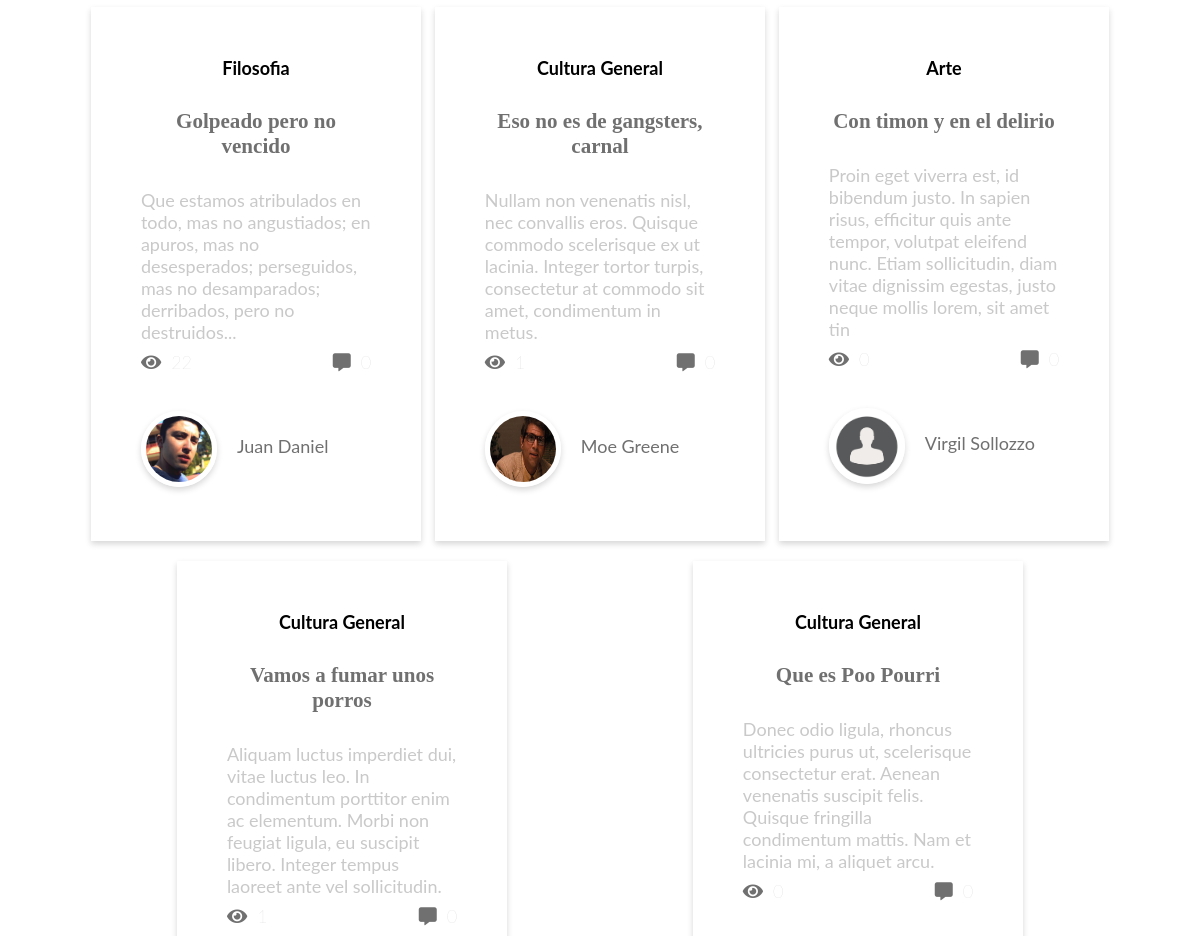
Before: /inicio.php (middle part) with the older database file.
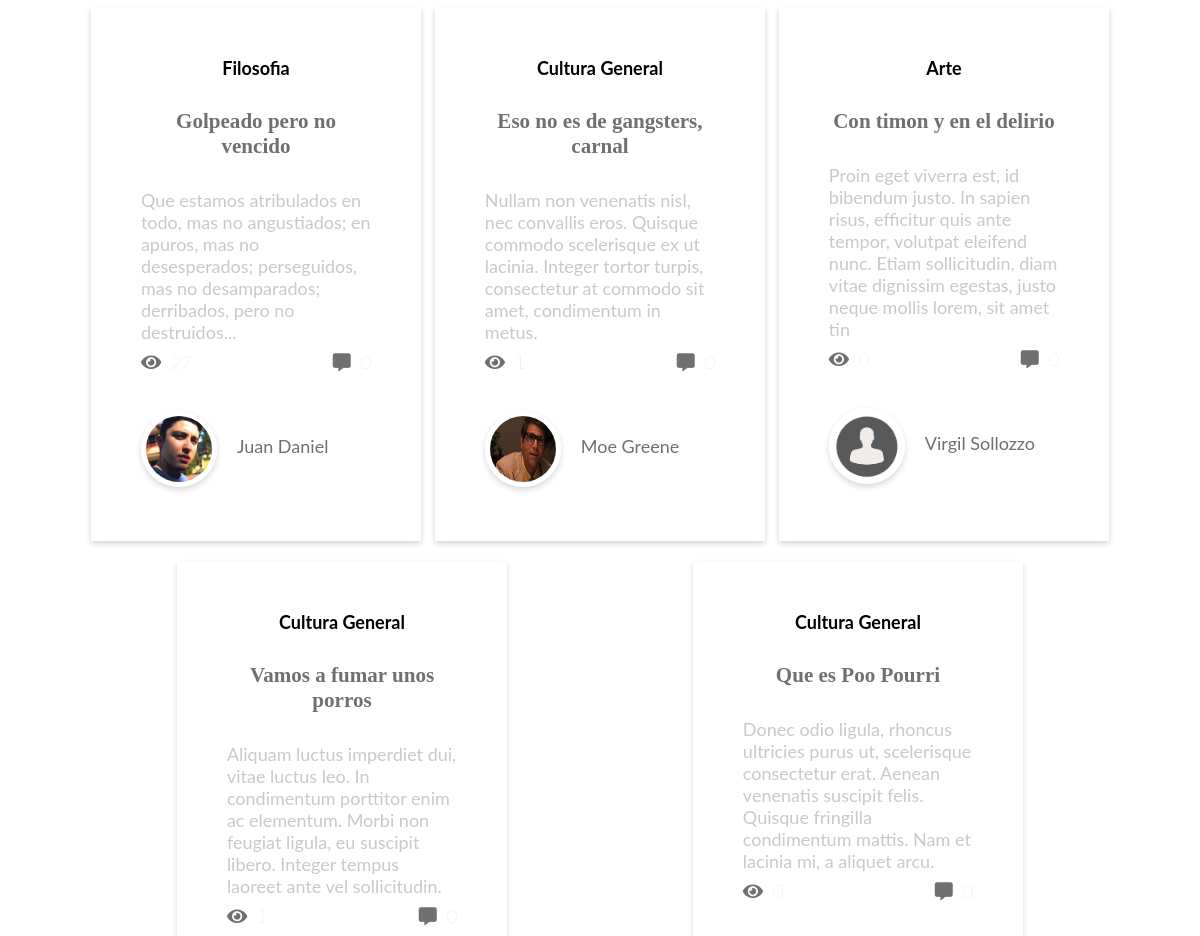
After: the same page with the newer database file.
### tables this page shows
CREATE TABLE `articulos` (
  `id_articulo` bigint(20) UNSIGNED NOT NULL,
  `fk_id_usuario` bigint(20) UNSIGNED NOT NULL,
  `titulo` varchar(191) NOT NULL,
  `extracto` varchar(200) NOT NULL,
  `fecha` timestamp NOT NULL DEFAULT CURRENT_TIMESTAMP,
  `contenido` longtext NOT NULL,
  `foto_portada` varchar(200) DEFAULT NULL,
  `fk_id_categoria` bigint(20) UNSIGNED NOT NULL,
  `visitas` bigint(20) NOT NULL DEFAULT '0',
  `comentarios` bigint(20) NOT NULL DEFAULT '0'
);

CREATE TABLE `categorias` (
  `id_categoria` bigint(20) UNSIGNED NOT NULL,
  `nombre_categoria` varchar(191) NOT NULL
);

CREATE TABLE `usuarios` (
  `id_usuario` bigint(20) UNSIGNED NOT NULL,
  `nombre_usuario` varchar(16) NOT NULL,
  `correo` varchar(76) NOT NULL,
  `verificado` enum('0','1') NOT NULL DEFAULT '0',
  `contrasena` varchar(500) NOT NULL,
  `tipo_usuario` enum('admin','autor') NOT NULL DEFAULT 'autor',
  `foto_perfil` varchar(200) NOT NULL DEFAULT 'default.png',
  `genero` enum('mujer','hombre','no definido') NOT NULL DEFAULT 'no definido',
  `info_usuario` text
);

### inicio.php (called while the page is built, shortened)
<?php
require 'private/config.php';
require 'php/functions.php';
$con = connection($db_config);
$posts = obtenerPost($blog_config['posts_per_page'], $con);
require 'views/inicio.view.php';
?>

### private/config.php (called while the page is built, shortened)
<?php
$blog_config = array(
    'posts_per_page' => '6',
    'images' => 'img/'
);
?>

### php/functions.php (called while the page is built, shortened)
<?php
function actual() {
    return isset($_GET['p']) ? (int)$_GET['p'] : 1;
}
function obtenerPost($post_per_page, $con) {
    $inicio = (actual() > 1) ? actual() * $post_per_page - $post_per_page : 0;
    $sentence = $con->prepare("SELECT usuarios.id_usuario, categorias.nombre_categoria, articulos.id_articulo, articulos.titulo, articulos.extracto, articulos.visitas, usuarios.nombre_usuario, usuarios.foto_perfil, articulos.foto_portada FROM articulos INNER JOIN categorias ON articulos.fk_id_categoria=categorias.id_categoria INNER JOIN usuarios ON articulos.fk_id_usuario=usuarios.id_usuario LIMIT $inicio, $post_per_page");
    $sentence->execute();
    return $sentence->fetchAll();
}
?>

### views/inicio.view.php (the view, shortened to what this page needs)
<?php
if (isset($_SESSION['usuario'])) {
    require 'views/header_logout.php';
} else {
    require 'views/header_login.php';
}
?>
<main>
                <a href="article.php?id=<?php print_r($principal['id_articulo']) ?>"><img src="users/articles/<?php print_r($principal['foto_portada']); ?>" alt="<?php print_r($principal['titulo']); ?>"></a>
                    <h3><a href="article.php?id=<?php print_r($principal['id_articulo']) ?>"><?php print_r($principal['titulo']); ?></a></h3>
                    <p><?php print_r($principal['extracto']); ?></p>
                    <a href="article.php?id=<?php print_r($principal['id_articulo']) ?>">Seguir leyendo</a>
                            <a href="profile.php?id=<?php print_r($principal['id_usuario']); ?>"><img src="users/profile/<?php print_r($principal['foto_perfil']); ?>" alt="<?php print_r($principal['nombre_usuario']); ?>"></a>
                        <p><?php print_r($principal['nombre_usuario']); ?></p>
    <section class="preview">
        <?php foreach($posts as $post): ?>
        <div class="item-prev">
            <h4><?php echo $post['nombre_categoria']; ?></h4>
            <h3><a href="article.php?id=<?php echo $post['id_articulo'] ?>"><?php echo $post['titulo']; ?></a></h3>
            <p><?php echo $post['extracto']; ?></p>
            <div class="stats">
                <i class="fas fa-eye">
                    <p><?php echo $post['visitas']; ?></p>
                </i>
                <i class="fas fa-comment-alt">
                    <p>0</p>
                </i>
            </div>
            <div class="author">
                <div class="pic">
                    <a class="nh" href="profile.php?id=<?php print_r($post['id_usuario']); ?>"><img src="users/profile/<?php echo $post['foto_perfil']; ?>" alt="<?php echo $post['nombre_usuario']; ?>"></a>
                </div>
                <p><?php echo $post['nombre_usuario']; ?></p>
            </div>
        </div>
        <?php endforeach; ?>
    </section>
</main>
<?php
require 'footer.php';
?>
</body>
</html>

### views/header_login.php (shortened to what this page needs)
<!DOCTYPE html>
<html lang="es">
<head>
    <link rel="stylesheet" href="css/principal.css">
    <link rel="stylesheet" href="https://use.fontawesome.com/releases/v5.8.2/css/all.css">
</head>
<body>

### views/footer.php (shortened to what this page needs)
</body>
</html>

### css/principal.css (style rules this page uses)
* { padding: 0; margin: 0; -webkit-box-sizing: border-box; box-sizing: border-box; }
header, nav, .rank, .container, .footer-rank, .author, .container, .wrap, .nav-rank, .preview, .stats, .stats i, .editar_foto, .nuevoA, .categoriaA, .controlA { display: -webkit-box; display: -ms-flexbox; display: flex; }
body { font-family: Lato; font-size: 18px; }
main { margin: 0px 7%; padding-top: 100px; }
.author { -webkit-box-align: center; -ms-flex-align: center; align-items: center; }
.author p { text-transform: capitalize; }
.author .pic img { width: 76px; height: 76px; border-radius: 50px; border: solid 5px #fff; -webkit-box-shadow: 0 3px 6px 0 rgba(0, 0, 0, 0.16); box-shadow: 0 3px 6px 0 rgba(0, 0, 0, 0.16); margin-right: 20px; }
.author p { text-align: left; }
.preview { margin-bottom: 100px; -ms-flex-wrap: wrap; flex-wrap: wrap; }
.item-prev { width: 32%; margin: 10px auto; -webkit-box-shadow: 0 3px 6px 0 rgba(0, 0, 0, 0.16); box-shadow: 0 3px 6px 0 rgba(0, 0, 0, 0.16); padding: 50px; }
.item-prev h4, .item-prev h3, .stats { margin-bottom: 30px; }
.item-prev h4 { text-align: center; cursor: pointer; }
.item-prev h3 { text-align: center; font-family: Lora; cursor: pointer; }
.item-prev h3 a { text-decoration: none; color: #707070; }
.item-prev p { margin-bottom: 10px; color: #c9c9c9; }
.stats { -webkit-box-pack: justify; -ms-flex-pack: justify; justify-content: space-between; color: #707070; }
.stats p { font-family: Lato; font-weight: 100; margin-left: 10px; }
.author p { color: #707070; }

Changed rows visible on the page:
changed articulos "Golpeado pero no vencido": visitas "22" → (not shown)
